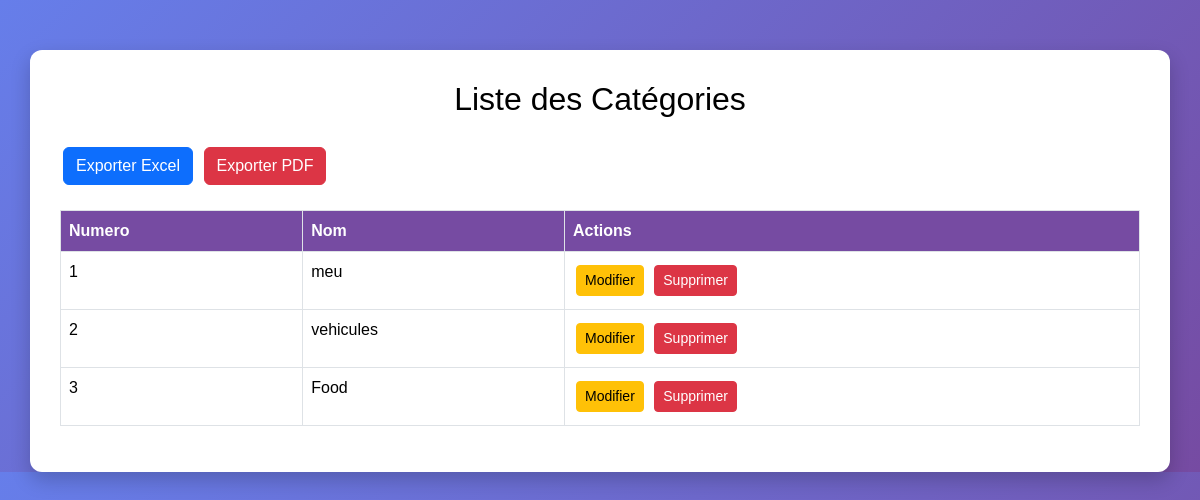
Before: /gproduit/categorie/ with the older database file.
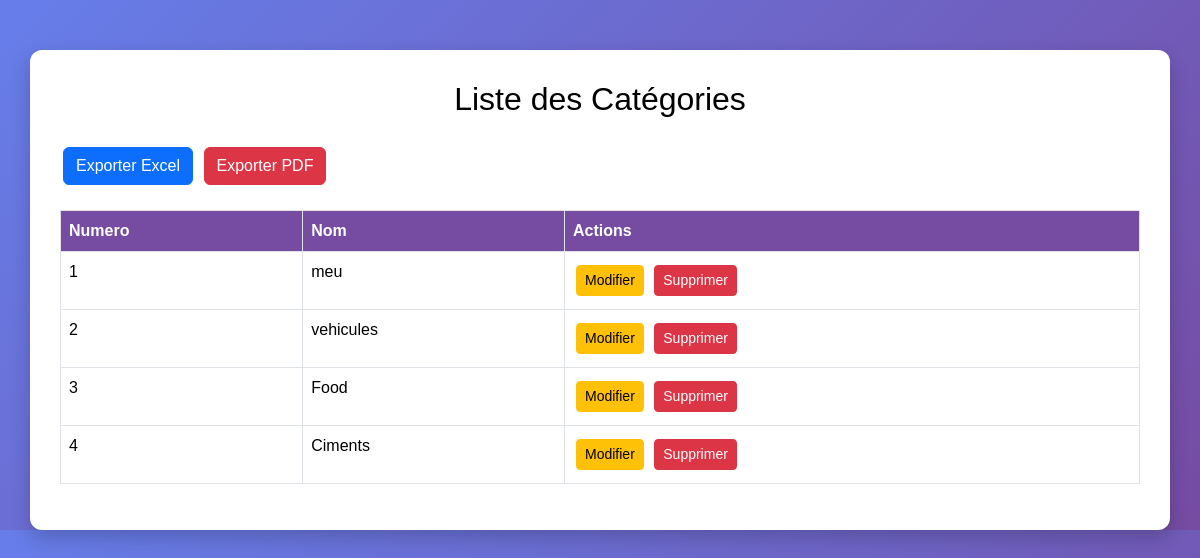
After: the same page with the newer database file.
### gproduit/models.py (models this page shows, shortened)
class categories(models.Model):
    nom=models.CharField(max_length = 50)

### gproduit/views.py (the view)
# urls.py: path('categorie/', getcategorie, name="categorie"),
def getcategorie(request):
    Ctegori =categories.objects.all()
    return render(request,'categorieser.html',{'Categorie':Ctegori})

### gproduit/templates/categorieser.html (shortened to what this page needs)
<!DOCTYPE html>
<html lang="fr">
{% load static %}
<head>
    <link rel="stylesheet" href="https://cdn.jsdelivr.net/npm/bootstrap@5.3.0/dist/css/bootstrap.min.css">
    <link rel="stylesheet" href="{% static 'css/bootstrap.css' %}">
    <link rel="stylesheet" href="{% static 'css/all.min.css' %}">
    <link rel="stylesheet" href="{% static 'css/fontawesome.min.css' %}">
</head>
<body>
<div class="container">
    <h2 class="text-center mb-4">Liste des Catégories</h2>
    <div class="top-bar">
        <div>
            <a href='#' class='btn btn-primary'>Exporter Excel</a>
            <a href='#' class='btn btn-danger'>Exporter PDF</a>
        </div>
    </div>
    <table class="table table-bordered table-hover">
        <thead>
            <tr>
                <th>Numero</th>
                <th>Nom</th>
                <th>Actions</th>
            </tr>
        </thead>
        <tbody>
            {% for c in Categorie %}
            <tr>
                <td> {{c.id}}</td>
                <td> {{c.nom}}</td>
                <td>
                    <a href="#" class="btn btn-sm btn-warning">Modifier</a>
                    <a href="#" class="btn btn-sm btn-danger">Supprimer</a>
                </td>
            </tr>
            {% endfor %}
        </tbody>
    </table>
</div>
</body>
</html>

Changed rows visible on the page:
added categories: id "4", nom "Ciments"
